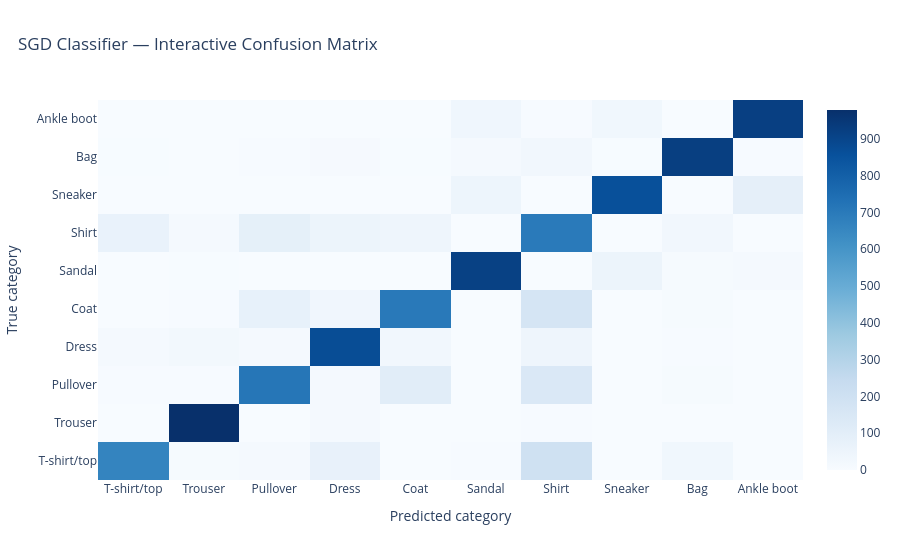

Notebook source saved alongside this figure:
### Code cell
# Plotly: interactive confusion matrix for the scikit-learn baseline.
fig = go.Figure(data=go.Heatmap(
    z=sgd_cm,
    x=CLASS_NAMES,
    y=CLASS_NAMES,
    colorscale="Blues",
    hovertemplate="True: %{y}<br>Predicted: %{x}<br>Count: %{z:,}<extra></extra>",
))
fig.update_layout(
    title="SGD Classifier — Interactive Confusion Matrix",
    xaxis_title="Predicted category", yaxis_title="True category",
    template="plotly_white", title_x=0.02,
)
save_plotly(fig, "18_sgd_confusion_matrix_interactive.html")
fig.show()

### Figure 1 — Plotly figure (JSON) as saved in the notebook; plotly's stock layout.template omitted (floating-point values rounded to 4 significant figures)
{"data": [{"colorscale": [[0, "rgb(247,251,255)"], [0.125, "rgb(222,235,247)"], [0.25, "rgb(198,219,239)"], [0.375, "rgb(158,202,225)"], [0.5, "rgb(107,174,214)"], [0.625, "rgb(66,146,198)"], [0.75, "rgb(33,113,181)"], [0.875, "rgb(8,81,156)"], [1, "rgb(8,48,107)"]], "hovertemplate": "True: %{y}<br>Predicted: %{x}<br>Count: %{z:,}<extra></extra>", "type": "heatmap", "x": ["T-shirt/top", "Trouser", "Pullover", "Dress", "Coat", "Sandal", "Shirt", "Sneaker", "Bag", "Ankle boot"], "y": ["T-shirt/top", "Trouser", "Pullover", "Dress", "Coat", "Sandal", "Shirt", "Sneaker", "Bag", "Ankle boot"], "z": [[663, 11, 14, 74, 0, 5, 199, 0, 34, 0], [1, 978, 0, 14, 0, 2, 4, 1, 0, 0], [4, 5, 716, 13, 108, 0, 144, 0, 10, 0], [13, 23, 13, 872, 28, 1, 43, 0, 7, 0], [1, 6, 77, 35, 703, 1, 166, 0, 11, 0], [0, 3, 2, 1, 0, 916, 1, 56, 8, 13], [67, 14, 86, 54, 46, 2, 701, 0, 30, 0], [0, 0, 0, 0, 0, 48, 0, 861, 1, 90], [3, 0, 6, 12, 3, 13, 31, 3, 924, 5], [0, 0, 2, 1, 0, 38, 5, 32, 1, 921]]}], "layout": {"title": {"text": "SGD Classifier — Interactive Confusion Matrix", "x": 0.02}, "xaxis": {"title": {"text": "Predicted category"}}, "yaxis": {"title": {"text": "True category"}}}}
